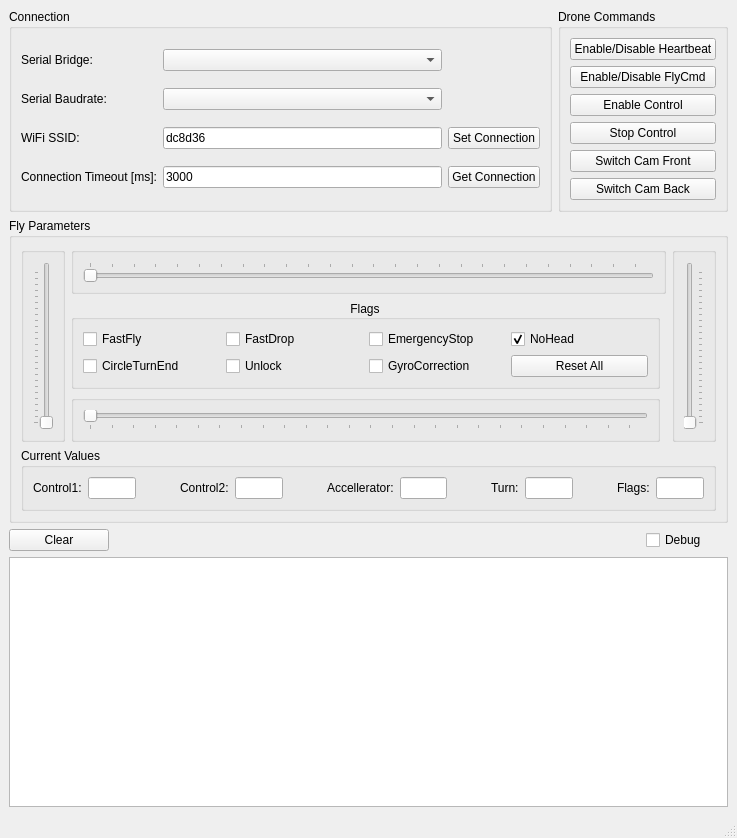
<?xml version="1.0" encoding="UTF-8"?>
<ui version="4.0">
 <class>MainWindow</class>
 <widget class="QMainWindow" name="MainWindow">
  <property name="geometry">
   <rect>
    <x>0</x>
    <y>0</y>
    <width>737</width>
    <height>838</height>
   </rect>
  </property>
  <property name="windowTitle">
   <string>Drone Controller</string>
  </property>
  <widget class="QWidget" name="centralwidget">
   <layout class="QGridLayout" name="gridLayout">
    <item row="3" column="0" colspan="3">
     <widget class="QTextEdit" name="log">
      <property name="readOnly">
       <bool>true</bool>
      </property>
     </widget>
    </item>
    <item row="1" column="0" colspan="3">
     <widget class="QGroupBox" name="flyParamBox">
      <property name="title">
       <string>Fly Parameters</string>
      </property>
      <layout class="QGridLayout" name="gridLayout_2">
       <item row="2" column="1">
        <widget class="QGroupBox" name="groupBox_6">
         <property name="title">
          <string/>
         </property>
         <layout class="QGridLayout" name="gridLayout_7">
          <item row="0" column="0">
           <widget class="QSlider" name="turnSlider">
            <property name="maximum">
             <number>255</number>
            </property>
            <property name="value">
             <number>0</number>
            </property>
            <property name="orientation">
             <enum>Qt::Orientation::Horizontal</enum>
            </property>
            <property name="tickPosition">
             <enum>QSlider::TickPosition::TicksBelow</enum>
            </property>
            <property name="tickInterval">
             <number>10</number>
            </property>
           </widget>
          </item>
         </layout>
        </widget>
       </item>
       <item row="1" column="1">
        <widget class="QGroupBox" name="groupBox_7">
         <property name="title">
          <string>Flags</string>
         </property>
         <property name="alignment">
          <set>Qt::AlignmentFlag::AlignCenter</set>
         </property>
         <layout class="QGridLayout" name="gridLayout_8">
          <item row="0" column="0">
           <widget class="QCheckBox" name="fastFlyCheck">
            <property name="text">
             <string>FastFly</string>
            </property>
           </widget>
          </item>
          <item row="0" column="1">
           <widget class="QCheckBox" name="fastDropCheck">
            <property name="text">
             <string>FastDrop</string>
            </property>
           </widget>
          </item>
          <item row="0" column="2">
           <widget class="QCheckBox" name="emergStopCheck">
            <property name="text">
             <string>EmergencyStop</string>
            </property>
           </widget>
          </item>
          <item row="0" column="3">
           <widget class="QCheckBox" name="noHeadCheck">
            <property name="text">
             <string>NoHead</string>
            </property>
            <property name="checked">
             <bool>true</bool>
            </property>
           </widget>
          </item>
          <item row="1" column="0">
           <widget class="QCheckBox" name="circleTurnEndCheck">
            <property name="text">
             <string>CircleTurnEnd</string>
            </property>
           </widget>
          </item>
          <item row="1" column="1">
           <widget class="QCheckBox" name="unlockCheck">
            <property name="text">
             <string>Unlock</string>
            </property>
           </widget>
          </item>
          <item row="1" column="2">
           <widget class="QCheckBox" name="gyroCorrCheck">
            <property name="text">
             <string>GyroCorrection</string>
            </property>
           </widget>
          </item>
          <item row="1" column="3">
           <widget class="QPushButton" name="resetBtn">
            <property name="text">
             <string>Reset All</string>
            </property>
           </widget>
          </item>
         </layout>
        </widget>
       </item>
       <item row="0" column="3" rowspan="3">
        <widget class="QGroupBox" name="groupBox_5">
         <property name="title">
          <string/>
         </property>
         <layout class="QGridLayout" name="gridLayout_6">
          <item row="0" column="0">
           <widget class="QSlider" name="accelSlider">
            <property name="maximum">
             <number>255</number>
            </property>
            <property name="value">
             <number>0</number>
            </property>
            <property name="orientation">
             <enum>Qt::Orientation::Vertical</enum>
            </property>
            <property name="tickPosition">
             <enum>QSlider::TickPosition::TicksBelow</enum>
            </property>
            <property name="tickInterval">
             <number>10</number>
            </property>
           </widget>
          </item>
         </layout>
        </widget>
       </item>
       <item row="0" column="1" colspan="2">
        <widget class="QGroupBox" name="groupBox_3">
         <property name="title">
          <string/>
         </property>
         <layout class="QGridLayout" name="gridLayout_4">
          <item row="0" column="0">
           <widget class="QSlider" name="leftRightSlider">
            <property name="maximum">
             <number>255</number>
            </property>
            <property name="value">
             <number>0</number>
            </property>
            <property name="orientation">
             <enum>Qt::Orientation::Horizontal</enum>
            </property>
            <property name="tickPosition">
             <enum>QSlider::TickPosition::TicksAbove</enum>
            </property>
            <property name="tickInterval">
             <number>10</number>
            </property>
           </widget>
          </item>
         </layout>
        </widget>
       </item>
       <item row="0" column="0" rowspan="3">
        <widget class="QGroupBox" name="groupBox_4">
         <property name="title">
          <string/>
         </property>
         <layout class="QGridLayout" name="gridLayout_5">
          <item row="0" column="0">
           <widget class="QSlider" name="frontBackSlider">
            <property name="maximum">
             <number>255</number>
            </property>
            <property name="value">
             <number>0</number>
            </property>
            <property name="orientation">
             <enum>Qt::Orientation::Vertical</enum>
            </property>
            <property name="tickPosition">
             <enum>QSlider::TickPosition::TicksAbove</enum>
            </property>
            <property name="tickInterval">
             <number>10</number>
            </property>
           </widget>
          </item>
         </layout>
        </widget>
       </item>
       <item row="3" column="0" colspan="4">
        <widget class="QGroupBox" name="groupBox_8">
         <property name="title">
          <string>Current Values</string>
         </property>
         <layout class="QGridLayout" name="gridLayout_9">
          <item row="0" column="3">
           <widget class="QLabel" name="label_2">
            <property name="text">
             <string>Control2:</string>
            </property>
           </widget>
          </item>
          <item row="0" column="1">
           <widget class="QLineEdit" name="control1Line">
            <property name="maximumSize">
             <size>
              <width>50</width>
              <height>16777215</height>
             </size>
            </property>
            <property name="readOnly">
             <bool>true</bool>
            </property>
           </widget>
          </item>
          <item row="0" column="7">
           <widget class="QLineEdit" name="accellerLine">
            <property name="maximumSize">
             <size>
              <width>50</width>
              <height>16777215</height>
             </size>
            </property>
            <property name="readOnly">
             <bool>true</bool>
            </property>
           </widget>
          </item>
          <item row="0" column="2">
           <spacer name="horizontalSpacer">
            <property name="orientation">
             <enum>Qt::Orientation::Horizontal</enum>
            </property>
            <property name="sizeHint" stdset="0">
             <size>
              <width>40</width>
              <height>20</height>
             </size>
            </property>
           </spacer>
          </item>
          <item row="0" column="5">
           <spacer name="horizontalSpacer_2">
            <property name="orientation">
             <enum>Qt::Orientation::Horizontal</enum>
            </property>
            <property name="sizeHint" stdset="0">
             <size>
              <width>40</width>
              <height>20</height>
             </size>
            </property>
           </spacer>
          </item>
          <item row="0" column="9">
           <widget class="QLabel" name="label_4">
            <property name="text">
             <string>Turn:</string>
            </property>
           </widget>
          </item>
          <item row="0" column="12">
           <widget class="QLabel" name="label_5">
            <property name="text">
             <string>Flags:</string>
            </property>
           </widget>
          </item>
          <item row="0" column="8">
           <spacer name="horizontalSpacer_3">
            <property name="orientation">
             <enum>Qt::Orientation::Horizontal</enum>
            </property>
            <property name="sizeHint" stdset="0">
             <size>
              <width>40</width>
              <height>20</height>
             </size>
            </property>
           </spacer>
          </item>
          <item row="0" column="0">
           <widget class="QLabel" name="label">
            <property name="text">
             <string>Control1:</string>
            </property>
           </widget>
          </item>
          <item row="0" column="13">
           <widget class="QLineEdit" name="flagsLine">
            <property name="maximumSize">
             <size>
              <width>50</width>
              <height>16777215</height>
             </size>
            </property>
            <property name="readOnly">
             <bool>true</bool>
            </property>
           </widget>
          </item>
          <item row="0" column="4">
           <widget class="QLineEdit" name="control2Line">
            <property name="maximumSize">
             <size>
              <width>50</width>
              <height>16777215</height>
             </size>
            </property>
            <property name="readOnly">
             <bool>true</bool>
            </property>
           </widget>
          </item>
          <item row="0" column="10">
           <widget class="QLineEdit" name="turnLine">
            <property name="maximumSize">
             <size>
              <width>50</width>
              <height>16777215</height>
             </size>
            </property>
            <property name="readOnly">
             <bool>true</bool>
            </property>
           </widget>
          </item>
          <item row="0" column="6">
           <widget class="QLabel" name="label_3">
            <property name="text">
             <string>Accellerator:</string>
            </property>
           </widget>
          </item>
          <item row="0" column="11">
           <spacer name="horizontalSpacer_4">
            <property name="orientation">
             <enum>Qt::Orientation::Horizontal</enum>
            </property>
            <property name="sizeHint" stdset="0">
             <size>
              <width>40</width>
              <height>20</height>
             </size>
            </property>
           </spacer>
          </item>
         </layout>
        </widget>
       </item>
      </layout>
     </widget>
    </item>
    <item row="0" column="0">
     <widget class="QGroupBox" name="connBox">
      <property name="title">
       <string>Connection</string>
      </property>
      <layout class="QGridLayout" name="gridLayout_3">
       <item row="2" column="0">
        <widget class="QLabel" name="labelSSID">
         <property name="text">
          <string>WiFi SSID:</string>
         </property>
        </widget>
       </item>
       <item row="0" column="0">
        <widget class="QLabel" name="label_6">
         <property name="text">
          <string>Serial Bridge:</string>
         </property>
        </widget>
       </item>
       <item row="1" column="0">
        <widget class="QLabel" name="label_7">
         <property name="text">
          <string>Serial Baudrate:</string>
         </property>
        </widget>
       </item>
       <item row="3" column="0">
        <widget class="QLabel" name="labelSend">
         <property name="text">
          <string>Connection Timeout [ms]:</string>
         </property>
        </widget>
       </item>
       <item row="1" column="1">
        <widget class="QComboBox" name="baudSelector"/>
       </item>
       <item row="2" column="1">
        <widget class="QLineEdit" name="ssidEdit">
         <property name="text">
          <string>dc8d36</string>
         </property>
        </widget>
       </item>
       <item row="0" column="1">
        <widget class="QComboBox" name="portSelector"/>
       </item>
       <item row="3" column="1">
        <widget class="QLineEdit" name="connTimeoutEdit">
         <property name="text">
          <string>3000</string>
         </property>
        </widget>
       </item>
       <item row="2" column="2">
        <widget class="QPushButton" name="btnSetConn">
         <property name="text">
          <string>Set Connection</string>
         </property>
        </widget>
       </item>
       <item row="3" column="2">
        <widget class="QPushButton" name="btnGetConn">
         <property name="text">
          <string>Get Connection</string>
         </property>
        </widget>
       </item>
      </layout>
     </widget>
    </item>
    <item row="2" column="0">
     <widget class="QPushButton" name="btnClear">
      <property name="maximumSize">
       <size>
        <width>100</width>
        <height>16777215</height>
       </size>
      </property>
      <property name="text">
       <string>Clear</string>
      </property>
     </widget>
    </item>
    <item row="2" column="2">
     <widget class="QCheckBox" name="debugCheck">
      <property name="text">
       <string>Debug</string>
      </property>
     </widget>
    </item>
    <item row="0" column="1" colspan="2">
     <widget class="QGroupBox" name="droneCmdBox">
      <property name="title">
       <string>Drone Commands</string>
      </property>
      <layout class="QVBoxLayout" name="droneLayout">
       <item>
        <widget class="QPushButton" name="btnHeartbeat">
         <property name="text">
          <string>Enable/Disable Heartbeat</string>
         </property>
        </widget>
       </item>
       <item>
        <widget class="QPushButton" name="btnFly">
         <property name="text">
          <string>Enable/Disable FlyCmd</string>
         </property>
        </widget>
       </item>
       <item>
        <widget class="QPushButton" name="btnEnable">
         <property name="text">
          <string>Enable Control</string>
         </property>
        </widget>
       </item>
       <item>
        <widget class="QPushButton" name="btnStop">
         <property name="text">
          <string>Stop Control</string>
         </property>
        </widget>
       </item>
       <item>
        <widget class="QPushButton" name="btnCamFront">
         <property name="text">
          <string>Switch Cam Front</string>
         </property>
        </widget>
       </item>
       <item>
        <widget class="QPushButton" name="btnCamBack">
         <property name="text">
          <string>Switch Cam Back</string>
         </property>
        </widget>
       </item>
      </layout>
     </widget>
    </item>
   </layout>
  </widget>
  <widget class="QMenuBar" name="menubar">
   <property name="geometry">
    <rect>
     <x>0</x>
     <y>0</y>
     <width>737</width>
     <height>25</height>
    </rect>
   </property>
  </widget>
  <widget class="QStatusBar" name="statusbar"/>
 </widget>
 <resources/>
 <connections/>
</ui>
